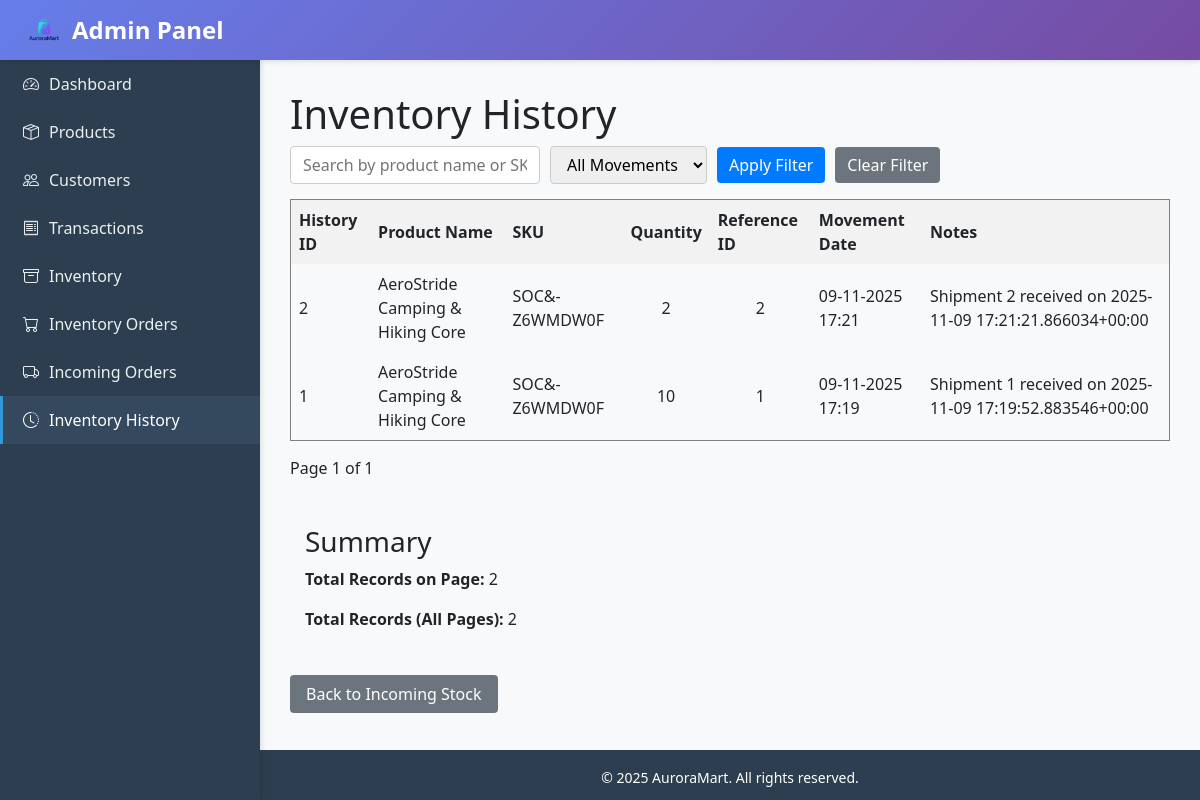
/admin_panel/inventory-history/, run on the app's committed database.
### admin_panel/models.py (models this page shows, shortened)
class InventoryHistory(models.Model):
    MOVEMENT_TYPES = [
        ('incoming', 'Incoming'),
        ('outgoing', 'Outgoing'),
    ]
    history_id = models.AutoField(primary_key=True)
    product = models.ForeignKey(Product, on_delete=models.CASCADE, related_name='inventory_history')
    movement_type = models.CharField(max_length=20, choices=MOVEMENT_TYPES)
    quantity = models.PositiveIntegerField(validators=[MinValueValidator(1)])
    reference_id = models.PositiveIntegerField(null=True, blank=True)  # Shipment ID or Transaction ID
    movement_date = models.DateTimeField(auto_now_add=True)
    notes = models.TextField(blank=True, null=True)

### auroramart/models.py (models this page shows, shortened)
class Product(models.Model):
    sku = models.CharField(max_length=64, unique=True, verbose_name="SKU Code")
    name = models.CharField(max_length=255, verbose_name="Product Name")
    description = models.TextField(blank=True, verbose_name="Product Description")
    category = models.ForeignKey(
        Category, related_name="products", on_delete=models.PROTECT, verbose_name="Product Category"
    )
    subcategory = models.ForeignKey(
        SubCategory, related_name="products", on_delete=models.PROTECT, verbose_name="Product Subcategory"
    )
    quantity_on_hand = models.PositiveIntegerField(default=0, validators=[MinValueValidator(0)])
    reorder_quantity = models.PositiveIntegerField(default=10, validators=[MinValueValidator(0)])
    unit_price = models.DecimalField(
        max_digits=10, decimal_places=2, default=0.00, validators=[MinValueValidator(0)]
    )
    rating = models.DecimalField(
        max_digits=3,
        decimal_places=1,
        default=0.0,
        null=True,
        blank=True,
        validators=[MinValueValidator(0), MaxValueValidator(5)],
        verbose_name="Product Rating"
    )
    is_active = models.BooleanField(default=True)
    image_url = models.URLField(
        max_length=500,
        blank=True,
        null=True,
        verbose_name="Image URL",
        help_text="External image URL (e.g., from Google Images)"
    )
    image = models.ImageField(
        upload_to='products/',
        blank=True,
        null=True,
        verbose_name="Product Image",
        help_text="Upload a product image file"
    )
    class Meta:
        ordering = ["name"]
        indexes = [
            models.Index(fields=["sku"]),
            models.Index(fields=["is_active"]),
        ]

### admin_panel/views.py (the view)
# urls.py: path("inventory-history/", views.inventory_history, name="inventory_history"),
def inventory_history(request):
    history = InventoryHistory.objects.all().order_by('-movement_date')
    movement_filter = request.GET.get('movement_type', '')
    if movement_filter:
        history = history.filter(movement_type=movement_filter)
    search_query = request.GET.get('search', '')
    if search_query:
        history = history.filter(
            product__name__icontains=search_query
        ) | history.filter(
            product__sku__icontains=search_query
        )
    paginator = Paginator(history, 20)
    page_number = request.GET.get('page')
    page_obj = paginator.get_page(page_number)
    context = {
        'page_obj': page_obj,
        'movement_filter': movement_filter,
        'search_query': search_query,
    }
    return render(request, 'admin_panel/inventory_history.html', context)

### ecommercemodule/context_processors.py (called while the page is built)
def cart_item_count(request):
    cart = None
    if not hasattr(request, "session"):
        return {"cart_item_count": 0}
    if request.user.is_authenticated:
        profile, _ = Customer.objects.get_or_create(user=request.user)
        cart = Cart.objects.filter(customer=profile).first()
    else:
        session_key = request.session.session_key
        if not session_key:
            request.session.create()
            session_key = request.session.session_key
        cart = Cart.objects.filter(session_key=session_key).first()
    if not cart:
        return {"cart_item_count": 0}
    total = cart.items.aggregate(total=Sum("quantity"))["total"] or 0
    return {"cart_item_count": total}

### admin_panel/templates/admin_panel/inventory_history.html (shortened to what this page needs)
{% extends "base.html" %}
{% block content %}
<h1>Inventory History</h1>
<div style="margin-bottom:15px;">
    <form method="get" style="display:flex; gap:10px; align-items:center; flex-wrap:wrap;">
        <input type="text" name="search" placeholder="Search by product name or SKU..." value="{{ search_query }}" style="padding:6px 12px; border:1px solid #ccc; border-radius:4px; width:250px;">
        <select name="movement_type" style="padding:6px 12px; border:1px solid #ccc; border-radius:4px;">
            <option value="">All Movements</option>
        </select>
        <button type="submit" style="padding:6px 12px; background-color:#007BFF; color:white; border:none; border-radius:4px; cursor:pointer;">
            Apply Filter
        </button>
        <a href="{% url 'admin_panel:inventory_history' %}" style="padding:6px 12px; background-color:#6c757d; color:white; text-decoration:none; border-radius:4px; cursor:pointer;">
            Clear Filter
        </a>
    </form>
</div>
<table border="1" cellpadding="8" cellspacing="0" style="width:100%; border-collapse:collapse; margin-top:15px;">
    <thead>
        <tr style="background-color:#f2f2f2;">
            <th>History ID</th>
            <th>Product Name</th>
            <th>SKU</th>
            <th>Quantity</th>
            <th>Reference ID</th>
            <th>Movement Date</th>
            <th>Notes</th>
        </tr>
    </thead>
    <tbody>
        {% for record in page_obj %}
        <tr>
            <td>{{ record.history_id }}</td>
            <td>{{ record.product.name }}</td>
            <td>{{ record.product.sku }}</td>
            <td style="text-align:center;">{{ record.quantity }}</td>
            <td style="text-align:center;">
                {% if record.reference_id %}
                    {{ record.reference_id }}
                {% else %}
                    —
                {% endif %}
            </td>
            <td>{{ record.movement_date|date:"d-m-Y H:i" }}</td>
            <td>
                {% if record.notes %}
                    {{ record.notes }}
                {% else %}
                    —
                {% endif %}
            </td>
        </tr>
        {% empty %}
        <tr>
            <td colspan="7" style="text-align:center; padding:20px;">No inventory history records found.</td>
        </tr>
        {% endfor %}
    </tbody>
</table>
<div style="margin-top:15px;">
    Page {{ page_obj.number }} of {{ page_obj.paginator.num_pages }}
</div>
<div style="margin-top:30px; padding:15px; background-color:#f8f9fa; border-radius:4px;">
    <h3>Summary</h3>
    <p><strong>Total Records on Page:</strong> {{ page_obj|length }}</p>
    <p><strong>Total Records (All Pages):</strong> {{ page_obj.paginator.count }}</p>
</div>
<div style="margin-top:20px;">
    <a href="{% url 'admin_panel:incoming_stock' %}" style="padding:8px 16px; background-color:#6c757d; color:white; text-decoration:none; border-radius:4px; cursor:pointer;">
        Back to Incoming Stock
    </a>
</div>
{% endblock %}

### admin_panel/templates/base.html (style rules this page uses)
:root { --sidebar-width: 260px; --header-height: 60px; }
body { font-family: 'Segoe UI', Tahoma, Geneva, Verdana, sans-serif; min-height: 100vh; display: flex; flex-direction: column; }

### data on the page
InventoryHistory: history_id "2", product.name "AeroStride Camping & Hiking Core", product.sku "SOC&-Z6WMDW0F", quantity "2", reference_id "2", movement_date "09-11-2025 17:21", notes "Shipment 2 received on 2025-11-09 17:21:21.866034+00:00"
InventoryHistory: history_id "1", product.name "AeroStride Camping & Hiking Core", product.sku "SOC&-Z6WMDW0F", quantity "10", reference_id "1", movement_date "09-11-2025 17:19", notes "Shipment 1 received on 2025-11-09 17:19:52.883546+00:00"

### other printed values
{{ page_obj.number }} "1"
{{ page_obj.paginator.num_pages }} "1"
{{ page_obj|length }} "2"
{{ page_obj.paginator.count }} "2"
